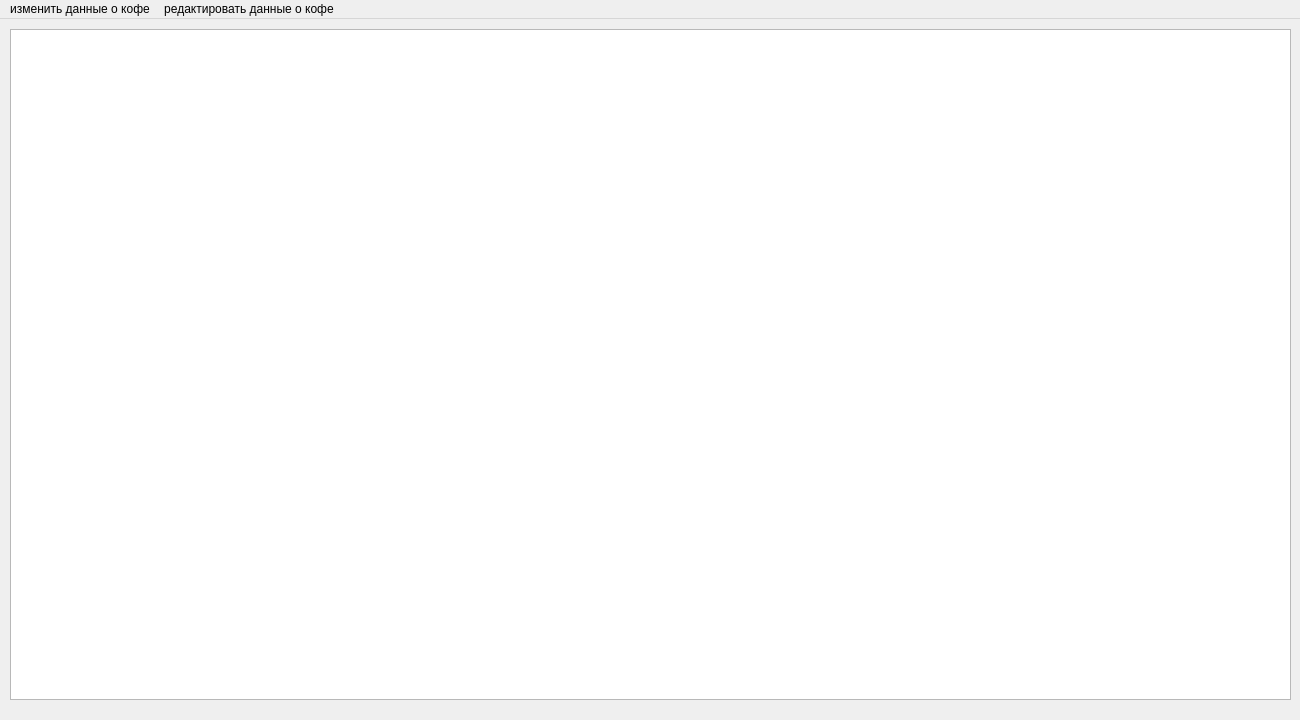
<?xml version="1.0" encoding="UTF-8"?>
<ui version="4.0">
 <class>MainWindow</class>
 <widget class="QMainWindow" name="MainWindow">
  <property name="geometry">
   <rect>
    <x>0</x>
    <y>0</y>
    <width>1300</width>
    <height>720</height>
   </rect>
  </property>
  <property name="windowTitle">
   <string>MainWindow</string>
  </property>
  <widget class="QWidget" name="centralwidget">
   <widget class="QTableWidget" name="tableWidget">
    <property name="geometry">
     <rect>
      <x>10</x>
      <y>10</y>
      <width>1281</width>
      <height>671</height>
     </rect>
    </property>
   </widget>
  </widget>
  <widget class="QMenuBar" name="menubar">
   <property name="geometry">
    <rect>
     <x>0</x>
     <y>0</y>
     <width>1300</width>
     <height>26</height>
    </rect>
   </property>
   <widget class="QMenu" name="menu">
    <property name="title">
     <string>изменить данные о кофе</string>
    </property>
    <addaction name="action"/>
    <addaction name="action_2"/>
    <addaction name="action_6"/>
   </widget>
   <widget class="QMenu" name="menu_2">
    <property name="title">
     <string>редактировать данные о кофе</string>
    </property>
    <widget class="QMenu" name="menu_3">
     <property name="title">
      <string>удалить кофе</string>
     </property>
     <addaction name="action_id"/>
     <addaction name="action_4"/>
    </widget>
    <addaction name="action_5"/>
    <addaction name="menu_3"/>
   </widget>
   <addaction name="menu"/>
   <addaction name="menu_2"/>
  </widget>
  <action name="action">
   <property name="text">
    <string>Открыть базу</string>
   </property>
  </action>
  <action name="action_2">
   <property name="text">
    <string>Закрыть базу</string>
   </property>
  </action>
  <action name="action_id">
   <property name="text">
    <string>используя id</string>
   </property>
  </action>
  <action name="action_4">
   <property name="text">
    <string>групповое удаление по параметрам</string>
   </property>
  </action>
  <action name="action_5">
   <property name="text">
    <string>добавить кофе</string>
   </property>
  </action>
  <action name="action_6">
   <property name="text">
    <string>Закрыть редактор</string>
   </property>
  </action>
 </widget>
 <resources/>
 <connections/>
</ui>
